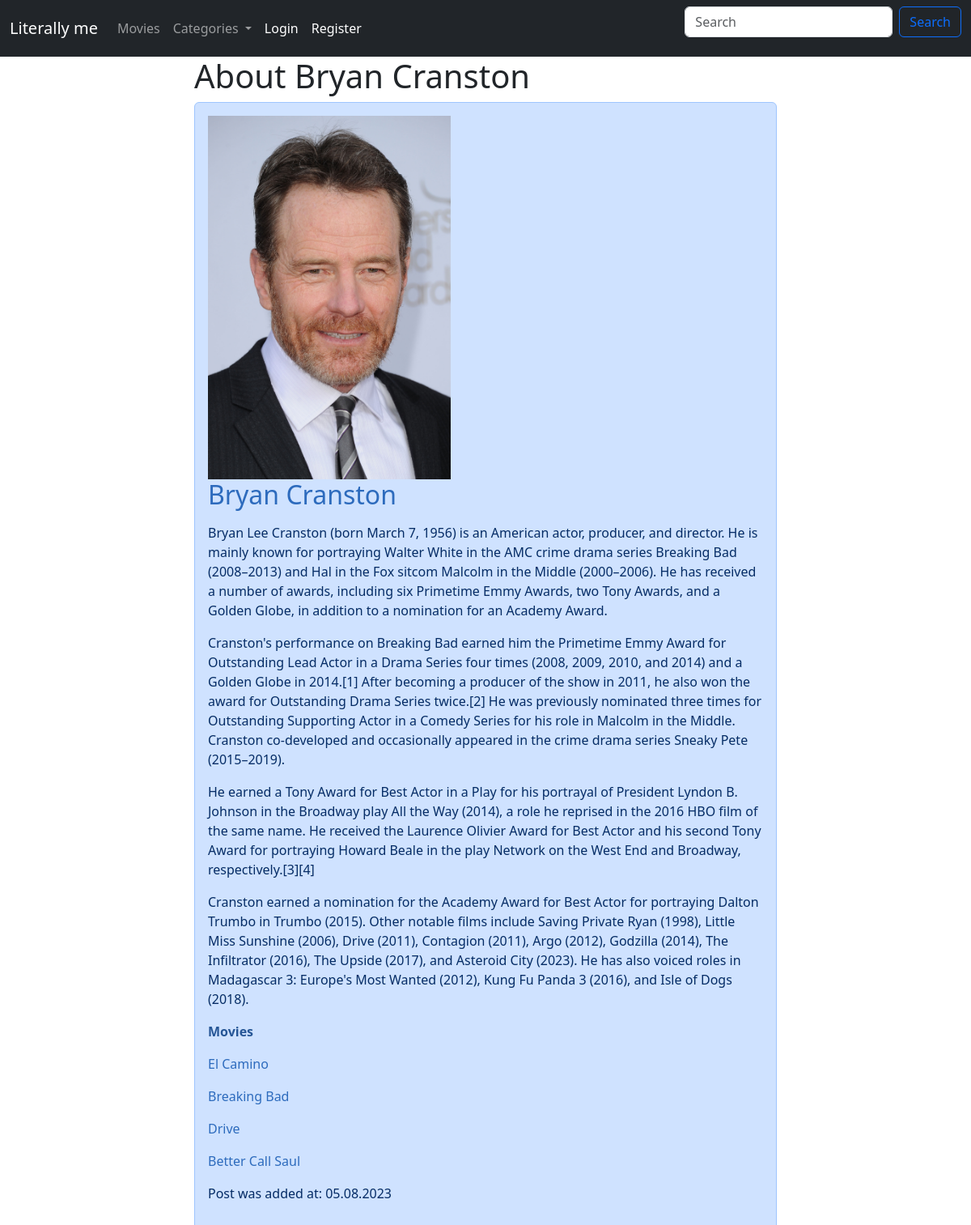
Page /actor/bryan-cranston/ on the committed database.
### mainapp/models.py (models this page shows, shortened)
class Actor(models.Model):
    name = models.CharField(max_length=100)
    bio = models.TextField(blank=True)
    photo = models.ImageField(upload_to='photos/%d/%m/%Y')
    create_time = models.DateTimeField(auto_now_add=True)
    slug = models.SlugField(max_length=255, unique=True, db_index=True)
    def get_absolute_url(self):
        return reverse('about_actor', kwargs={'actor_slug': self.slug})
    class Meta:
        verbose_name = 'Actors (they are literally me)'
        verbose_name_plural = 'Actors (they are literally me)'

class Movie(models.Model):
    title = models.CharField(max_length=100)
    plot = models.TextField(blank=True)
    release_date = models.CharField(max_length=100)
    poster = models.ImageField(upload_to='posters/%d/%m/%Y')
    create_time = models.DateTimeField(auto_now_add=True, null=True)
    actors = models.ManyToManyField(Actor, related_name='movies') # related_name is for finding each actors movies (actor.movies)
    category = models.ForeignKey(Category, on_delete=models.PROTECT, related_name='movies')
    slug = models.SlugField(max_length=255, unique=True, db_index=True)
    def get_absolute_url(self):
        return reverse('about_movie', kwargs={'movie_slug': self.slug})
    class Meta:
        verbose_name = 'Movies (literally me)'
        verbose_name_plural = 'Movies (literally me)'

### mainapp/views.py (the view)
# urls.py: path('actor/<slug:actor_slug>/', AboutActorView.as_view(), name='about_actor'),
class AboutActorView(DataMixin, DetailView):
    model = Actor
    template_name = 'mainapp/actor/about_actor.html'
    context_object_name = 'actor'
    slug_url_kwarg = 'actor_slug'  # changing default slug name to what we need
    def get_context_data(self, **kwargs):
        context = super().get_context_data(**kwargs)
        mixin_context = self.get_user_context(title='About ' + str(context['actor'].name))
        return dict(list(context.items()) + list(mixin_context.items()))

### mainapp/models.py (called while the page is built)
    def get_absolute_url(self):
        return reverse('category', kwargs={'category_slug': self.slug})

### mainapp/utils.py (called while the page is built)
    def get_user_context(self, **kwargs):
        categories = Category.objects.annotate(movies_count=Count('movies'))  # creating new column called movies_count
        user_menu = menu.copy()
        if not self.request.user.is_authenticated or not self.request.user.is_superuser:
            user_menu = [user_menu[0]]
        context = kwargs
        context['menu'] = user_menu
        context['categories'] = categories
        return context

### mainapp/templates/mainapp/actor/about_actor.html
{% extends 'mainapp/base.html' %}
{% block content %}
    <h1>{{ title }}</h1>
    <div class="alert alert-primary post" role="alert">
        {% if actor.photo %}
            <img src="{{ actor.photo.url }}" width="300" alt="actor.name">
        {% endif %}
        <h2><a class="actor-link" href="{{ actor.get_absolute_url }}">{{ actor.name }}</a></h2>
        <p>{{ actor.bio|linebreaks }}</p>
        <p><b class="actor-bold">Movies</b></p>
        {% for movie in actor.movies.all %}
            <p><a class="actor-link" href="{{ movie.get_absolute_url }}">{{ movie.title }}</a></p>
        {% endfor %}
        <p>Post was added at: {{ actor.create_time|date:"d.m.Y" }}</p>
    </div>
{% endblock %}

### mainapp/static/mainapp/css/style.css (style rules this page uses)
.actor-link { text-decoration: none; color: rgb(45, 107, 189); }
.actor-bold { color: rgb(38, 86, 150); }

### rows in the picture
Actor: photo (picture), name "Bryan Cranston", bio "Bryan Lee Cranston (born March 7, 1956) is an American actor, producer, and director. He is mainly known for portraying Walter White in the AMC crime drama series Breaking Bad (2008–2013) and Hal in the Fox sitcom Malcolm in the Middle (2000–2006). He has received a number of awards, including six Primetime Emmy Awards, two Tony Awards, and a Golden Globe, in addition to a nomination for an Academy Award. Cranston's performance on Breaking Bad earned him the Primetime Emmy Award for Outstanding Lead Actor in a Drama Series four times (2008, 2009, 2010, and 2014) and a Golden Globe in 2014.[1] After becoming a producer of the show in 2011, he also won the award for Outstanding Drama Series…", create_time "05.08.2023"
Movie: title "El Camino"
Movie: title "Breaking Bad"
Movie: title "Drive"
Movie: title "Better Call Saul"

### other values in the picture
{{ item.title }} "Movies"
{{ title }} "About Bryan Cranston"
